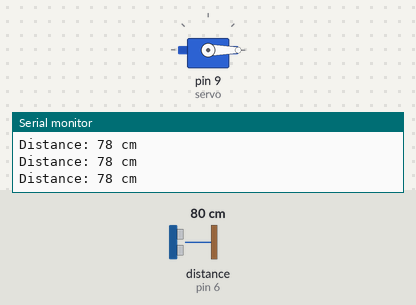
The sketch below on a simulated Arduino Uno, built with avr-gcc and run on an emulated ATmega328P. Shown: servo, the last lines printed to the serial monitor. Wiring (inferred from the names in the program): ultrasonic range finder: trigger pin 7; echo pin 6. Inputs (shaded band) come from the test bench; at power-on: distance to the obstacle (sensor on pin 6) 80 cm. The echo pulse lasts 58.3 µs per cm; the audio player accepts every command and is not drawn.

Above: at 1.7 s.
1.8 s: distance to the obstacle (sensor on pin 6) set to 13 cm
4.8 s: distance to the obstacle (sensor on pin 6) set to 10 cm
At 5.2 s:
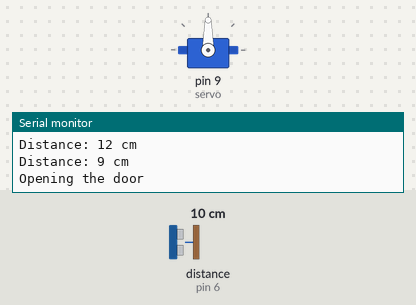
7.8 s: distance to the obstacle (sensor on pin 6) set to 35 cm
At 8.7 s:
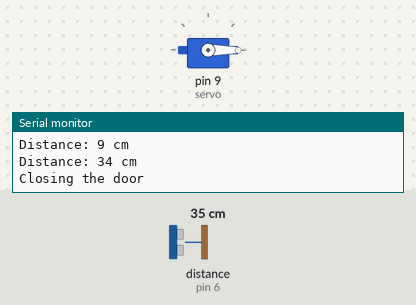
9.3 s: distance to the obstacle (sensor on pin 6) set to 2 cm
At 9.9 s:
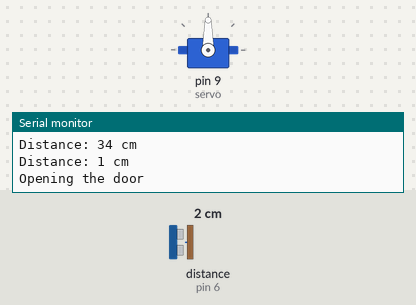
Timing chart, 0 to 11.8 s (numbered marks = the images above; inputs shaded):
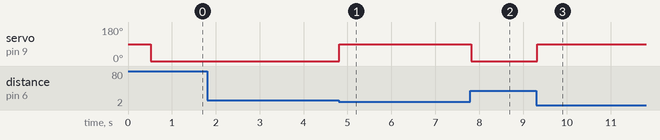

Measured:
- the behaviour switches between 12 and 11 cm on distance to the obstacle (sensor on pin 6) (found by bisection; images 0 and 1)
- after the input at 4.8 s, servo on pin 9 (servo): 0° → 90° at once
- after the input at 7.8 s, servo on pin 9 (servo): 90° → 0° at once
- after the input at 9.3 s, servo on pin 9 (servo): 0° → 90° at once

The sketch:

term.ino
```cpp
#include <Servo.h>
#include <SoftwareSerial.h>
#include <DFRobotDFPlayerMini.h>

Servo servo;
SoftwareSerial bluetooth(10, 11); // RX, TX 핀 설정
const int trigPin = 7;
const int echoPin = 6;
const int thresholdDistance = 10; // 10cm 가 기준점
const int openedAngle = 90;
const int closedAngle = 0;
const int openDelay = 1000; // 1초
const int closeDelay = 1000; // 1초

SoftwareSerial MP3Module(2, 3);
DFRobotDFPlayerMini MP3Player;

void setup() {
  servo.attach(9);
  pinMode(trigPin, OUTPUT);
  pinMode(echoPin, INPUT);
  Serial.begin(9600);
  bluetooth.begin(9600); // 블루투스 시리얼 통신 속도 설정

  MP3Module.begin(9600);
  if (!MP3Player.begin(MP3Module)) {
    Serial.println(F("Unable to begin MP3 player!"));
    while (true);
  }

  delay(1);
  MP3Player.volume(15); // 볼륨을 조절합니다. 0~30까지 설정이 가능합니다.
}

void loop() {
  long duration, distance;

  digitalWrite(trigPin, LOW);
  delayMicroseconds(2);
  digitalWrite(trigPin, HIGH);
  delayMicroseconds(10);
  digitalWrite(trigPin, LOW);

  duration = pulseIn(echoPin, HIGH);
  distance = duration * 0.034 / 2;

  Serial.print("Distance: ");
  Serial.print(distance);
  Serial.println(" cm");

  // 거리가 10cm 이내일 경우 문 열기
  if (distance <= thresholdDistance) {
    openDoor();
  }
  // 거리가 10cm 초과일 경우 문 닫기
  else {
    closeDoor();
  }

  // 블루투스로 각도 값 전송
  bluetooth.print(servo.read());
  bluetooth.print('\n'); // 각도 값 뒤에 줄 바꿈 문자 추가
}

// 문 열기
void openDoor() {
  if (servo.read() != openedAngle) {
    servo.write(openedAngle);
    Serial.println("Opening the door");
    delay(openDelay);

    // "0001.mp3" 파일 재생
    MP3Player.playMp3Folder(1); //오픈딜레이 만큼 플레이 된다.
  }
}

// 문 닫기
void closeDoor() {
  if (servo.read() != closedAngle) {
    servo.write(closedAngle);
    Serial.println("Closing the door");
    delay(closeDelay);
  }
}
```
